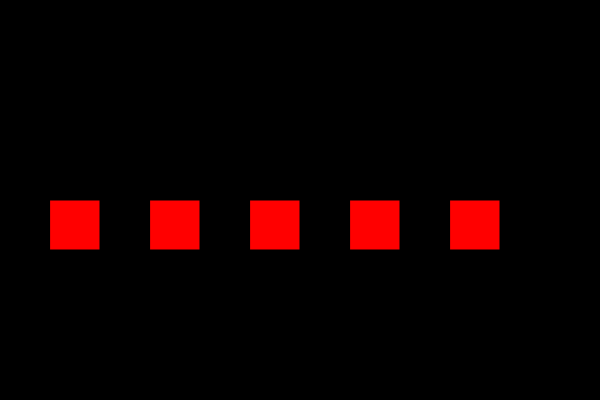
Frame 1 (no input)
Frame 60 (no input): identical to frame 1, image omitted
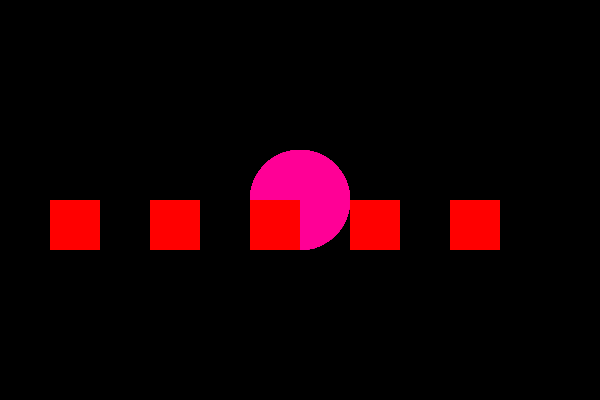
Frame 120 (the mouse pressed at the canvas centre since frame 60)

The p5.js sketch that drew these frames (run headless with seeded random() and noise() and a simulated clock; from frame 60 on, the mouse is pressed at the canvas centre):

// p5.js sketch
// ── sketch.js
function setup(){
    createCanvas(600,400);
    background(0);
}

function  draw(){
    if(mouseIsPressed){
        paint(mouseX, mouseY);
    }
    rowOfSquares();
}

function paint(x,y){
    fill(255,0,150);
    noStroke();
    ellipse(x,y,100,100);
    
}
function rowOfSquares(){
    
    for(var i = 50; i<500; i+=100){
       fill(255,0,0);
       rect(i,200,50,50);
    }
   
   
    
}
